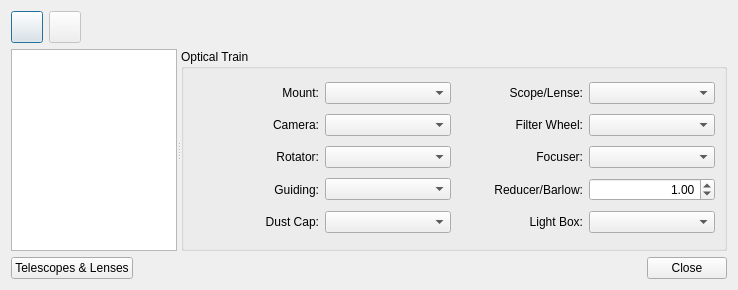
<?xml version="1.0" encoding="UTF-8"?>
<ui version="4.0">
 <class>OpticalTrain</class>
 <widget class="QDialog" name="OpticalTrain">
  <property name="geometry">
   <rect>
    <x>0</x>
    <y>0</y>
    <width>738</width>
    <height>290</height>
   </rect>
  </property>
  <property name="windowTitle">
   <string>Optical Trains</string>
  </property>
  <layout class="QVBoxLayout" name="verticalLayout">
   <item>
    <layout class="QHBoxLayout" name="horizontalLayout">
     <item>
      <widget class="QPushButton" name="addB">
       <property name="maximumSize">
        <size>
         <width>32</width>
         <height>32</height>
        </size>
       </property>
       <property name="text">
        <string/>
       </property>
       <property name="icon">
        <iconset theme="list-add">
         <normaloff>.</normaloff>.</iconset>
       </property>
      </widget>
     </item>
     <item>
      <widget class="QPushButton" name="removeB">
       <property name="enabled">
        <bool>false</bool>
       </property>
       <property name="maximumSize">
        <size>
         <width>32</width>
         <height>32</height>
        </size>
       </property>
       <property name="text">
        <string/>
       </property>
       <property name="icon">
        <iconset theme="list-remove">
         <normaloff>.</normaloff>.</iconset>
       </property>
      </widget>
     </item>
     <item>
      <spacer name="horizontalSpacer">
       <property name="orientation">
        <enum>Qt::Horizontal</enum>
       </property>
       <property name="sizeHint" stdset="0">
        <size>
         <width>40</width>
         <height>20</height>
        </size>
       </property>
      </spacer>
     </item>
    </layout>
   </item>
   <item>
    <widget class="QSplitter" name="splitter">
     <property name="sizePolicy">
      <sizepolicy hsizetype="Expanding" vsizetype="Preferred">
       <horstretch>0</horstretch>
       <verstretch>0</verstretch>
      </sizepolicy>
     </property>
     <property name="orientation">
      <enum>Qt::Horizontal</enum>
     </property>
     <widget class="QListWidget" name="trainNamesList">
      <property name="minimumSize">
       <size>
        <width>120</width>
        <height>0</height>
       </size>
      </property>
      <property name="toolTip">
       <string>Optical train name (double click to change the name)</string>
      </property>
      <property name="sizeAdjustPolicy">
       <enum>QAbstractScrollArea::AdjustToContentsOnFirstShow</enum>
      </property>
     </widget>
     <widget class="QGroupBox" name="trainConfigBox">
      <property name="title">
       <string>Optical Train</string>
      </property>
      <layout class="QGridLayout" name="gridLayout" columnstretch="1,1,1,1">
       <item row="0" column="0">
        <widget class="QLabel" name="mountLabel">
         <property name="toolTip">
          <string>Select which mount to use. Typically, all optical trains in the same profile use the same mount.</string>
         </property>
         <property name="text">
          <string>Mount:</string>
         </property>
         <property name="alignment">
          <set>Qt::AlignRight|Qt::AlignTrailing|Qt::AlignVCenter</set>
         </property>
        </widget>
       </item>
       <item row="0" column="1">
        <widget class="QComboBox" name="mountComboBox"/>
       </item>
       <item row="0" column="2">
        <widget class="QLabel" name="scopeLabel">
         <property name="toolTip">
          <string>&lt;html&gt;&lt;head/&gt;&lt;body&gt;&lt;p&gt;Select the scope or lens used in the optical train.&lt;/p&gt;&lt;p&gt;To add, edit, or delete optical elements, tap the &lt;span style=&quot; font-weight:600;&quot;&gt;Telescope &amp;amp; Lens&lt;/span&gt; button.&lt;/p&gt;&lt;/body&gt;&lt;/html&gt;</string>
         </property>
         <property name="text">
          <string>Scope/Lense:</string>
         </property>
         <property name="alignment">
          <set>Qt::AlignRight|Qt::AlignTrailing|Qt::AlignVCenter</set>
         </property>
        </widget>
       </item>
       <item row="0" column="3">
        <widget class="QComboBox" name="scopeComboBox"/>
       </item>
       <item row="1" column="0">
        <widget class="QLabel" name="cameraLabel">
         <property name="toolTip">
          <string>&lt;html&gt;&lt;head/&gt;&lt;body&gt;&lt;p&gt;Select the imaging camera for this optical train.&lt;/p&gt;&lt;/body&gt;&lt;/html&gt;</string>
         </property>
         <property name="text">
          <string>Camera:</string>
         </property>
         <property name="alignment">
          <set>Qt::AlignRight|Qt::AlignTrailing|Qt::AlignVCenter</set>
         </property>
        </widget>
       </item>
       <item row="1" column="1">
        <widget class="QComboBox" name="cameraComboBox"/>
       </item>
       <item row="1" column="2">
        <widget class="QLabel" name="filterLabel">
         <property name="toolTip">
          <string>&lt;html&gt;&lt;head/&gt;&lt;body&gt;&lt;p&gt;Select a filter wheel.&lt;/p&gt;&lt;p&gt;This could be a dedicated filter wheel or part of a camera driver.&lt;/p&gt;&lt;/body&gt;&lt;/html&gt;</string>
         </property>
         <property name="text">
          <string>Filter Wheel:</string>
         </property>
         <property name="alignment">
          <set>Qt::AlignRight|Qt::AlignTrailing|Qt::AlignVCenter</set>
         </property>
        </widget>
       </item>
       <item row="1" column="3">
        <widget class="QComboBox" name="filterComboBox"/>
       </item>
       <item row="2" column="0">
        <widget class="QLabel" name="rotatorLabel">
         <property name="toolTip">
          <string>Select a mechanized rotator if any.</string>
         </property>
         <property name="text">
          <string>Rotator:</string>
         </property>
         <property name="alignment">
          <set>Qt::AlignRight|Qt::AlignTrailing|Qt::AlignVCenter</set>
         </property>
        </widget>
       </item>
       <item row="2" column="1">
        <widget class="QComboBox" name="rotatorComboBox"/>
       </item>
       <item row="2" column="2">
        <widget class="QLabel" name="focusLabel">
         <property name="toolTip">
          <string>Select a mechanized focuser if any.</string>
         </property>
         <property name="text">
          <string>Focuser:</string>
         </property>
         <property name="alignment">
          <set>Qt::AlignRight|Qt::AlignTrailing|Qt::AlignVCenter</set>
         </property>
        </widget>
       </item>
       <item row="2" column="3">
        <widget class="QComboBox" name="focusComboBox"/>
       </item>
       <item row="3" column="0">
        <widget class="QLabel" name="guiderLabel">
         <property name="toolTip">
          <string>&lt;html&gt;&lt;head/&gt;&lt;body&gt;&lt;p&gt;Select the device that receives the guiding correction pulses. This can be one of the following devices:&lt;/p&gt;&lt;p&gt;&lt;span style=&quot; font-weight:600;&quot;&gt;Mount&lt;/span&gt;: If the Mount can receive guiding correction pulses, then it is best to select it so that the pulses are directly sent to the mount. This is the recommended option.&lt;/p&gt;&lt;p&gt;&lt;span style=&quot; font-weight:600;&quot;&gt;ST4&lt;/span&gt;: If using an ST4 cable between the guide camera and mount, then you should select the Guide Camera as the Guider.&lt;/p&gt;&lt;p&gt;&lt;span style=&quot; font-weight:600;&quot;&gt;Dedicated Guider&lt;/span&gt;: If using a dedicated guider interface device (like Shoestring GPUSB) then select it as the Guider.&lt;/p&gt;&lt;/body&gt;&lt;/html&gt;</string>
         </property>
         <property name="text">
          <string>Guiding:</string>
         </property>
         <property name="alignment">
          <set>Qt::AlignRight|Qt::AlignTrailing|Qt::AlignVCenter</set>
         </property>
        </widget>
       </item>
       <item row="3" column="1">
        <widget class="QComboBox" name="guiderComboBox"/>
       </item>
       <item row="3" column="2">
        <widget class="QLabel" name="reducerLabel">
         <property name="toolTip">
          <string>&lt;html&gt;&lt;head/&gt;&lt;body&gt;&lt;p&gt;Select if any reducer or barlow is used in the train.&lt;/p&gt;&lt;p&gt;&lt;span style=&quot; font-weight:600;&quot;&gt;Reducer:&lt;/span&gt; If the value is less than 1.0x, this element is considered as a reducer (focal length is decreased by this factor).&lt;/p&gt;&lt;p&gt;&lt;span style=&quot; font-weight:600;&quot;&gt;Barlow&lt;/span&gt;: If the value is over 1.0x, then it is considered a barlow element (focal length is increased by this factor).&lt;/p&gt;&lt;/body&gt;&lt;/html&gt;</string>
         </property>
         <property name="text">
          <string>Reducer/Barlow:</string>
         </property>
         <property name="alignment">
          <set>Qt::AlignRight|Qt::AlignTrailing|Qt::AlignVCenter</set>
         </property>
        </widget>
       </item>
       <item row="3" column="3">
        <widget class="QDoubleSpinBox" name="reducerSpinBox">
         <property name="alignment">
          <set>Qt::AlignRight|Qt::AlignTrailing|Qt::AlignVCenter</set>
         </property>
         <property name="singleStep">
          <double>0.100000000000000</double>
         </property>
         <property name="value">
          <double>1.000000000000000</double>
         </property>
        </widget>
       </item>
       <item row="4" column="0">
        <widget class="QLabel" name="dustCapLlabel">
         <property name="toolTip">
          <string>Telescope Select a mechanized dust cap if any (e.g. FlipFlat).</string>
         </property>
         <property name="text">
          <string>Dust Cap:</string>
         </property>
         <property name="alignment">
          <set>Qt::AlignRight|Qt::AlignTrailing|Qt::AlignVCenter</set>
         </property>
        </widget>
       </item>
       <item row="4" column="1">
        <widget class="QComboBox" name="dustCapComboBox"/>
       </item>
       <item row="4" column="2">
        <widget class="QLabel" name="lightBoxLabel">
         <property name="toolTip">
          <string>Select a flat field lightbox if any (e.g. FlipFlat).</string>
         </property>
         <property name="text">
          <string>Light Box:</string>
         </property>
         <property name="alignment">
          <set>Qt::AlignRight|Qt::AlignTrailing|Qt::AlignVCenter</set>
         </property>
        </widget>
       </item>
       <item row="4" column="3">
        <widget class="QComboBox" name="lightBoxComboBox"/>
       </item>
      </layout>
     </widget>
    </widget>
   </item>
   <item>
    <layout class="QHBoxLayout" name="horizontalLayout_3">
     <item>
      <widget class="QPushButton" name="opticalElementsB">
       <property name="text">
        <string>Telescopes &amp;&amp; Lenses</string>
       </property>
      </widget>
     </item>
     <item>
      <spacer name="horizontalSpacer_2">
       <property name="orientation">
        <enum>Qt::Horizontal</enum>
       </property>
       <property name="sizeHint" stdset="0">
        <size>
         <width>40</width>
         <height>20</height>
        </size>
       </property>
      </spacer>
     </item>
     <item>
      <widget class="QDialogButtonBox" name="buttonBox">
       <property name="orientation">
        <enum>Qt::Horizontal</enum>
       </property>
       <property name="standardButtons">
        <set>QDialogButtonBox::Close</set>
       </property>
      </widget>
     </item>
    </layout>
   </item>
  </layout>
 </widget>
 <resources/>
 <connections>
  <connection>
   <sender>buttonBox</sender>
   <signal>accepted()</signal>
   <receiver>OpticalTrain</receiver>
   <slot>accept()</slot>
   <hints>
    <hint type="sourcelabel">
     <x>248</x>
     <y>254</y>
    </hint>
    <hint type="destinationlabel">
     <x>157</x>
     <y>274</y>
    </hint>
   </hints>
  </connection>
  <connection>
   <sender>buttonBox</sender>
   <signal>rejected()</signal>
   <receiver>OpticalTrain</receiver>
   <slot>reject()</slot>
   <hints>
    <hint type="sourcelabel">
     <x>316</x>
     <y>260</y>
    </hint>
    <hint type="destinationlabel">
     <x>286</x>
     <y>274</y>
    </hint>
   </hints>
  </connection>
 </connections>
</ui>
